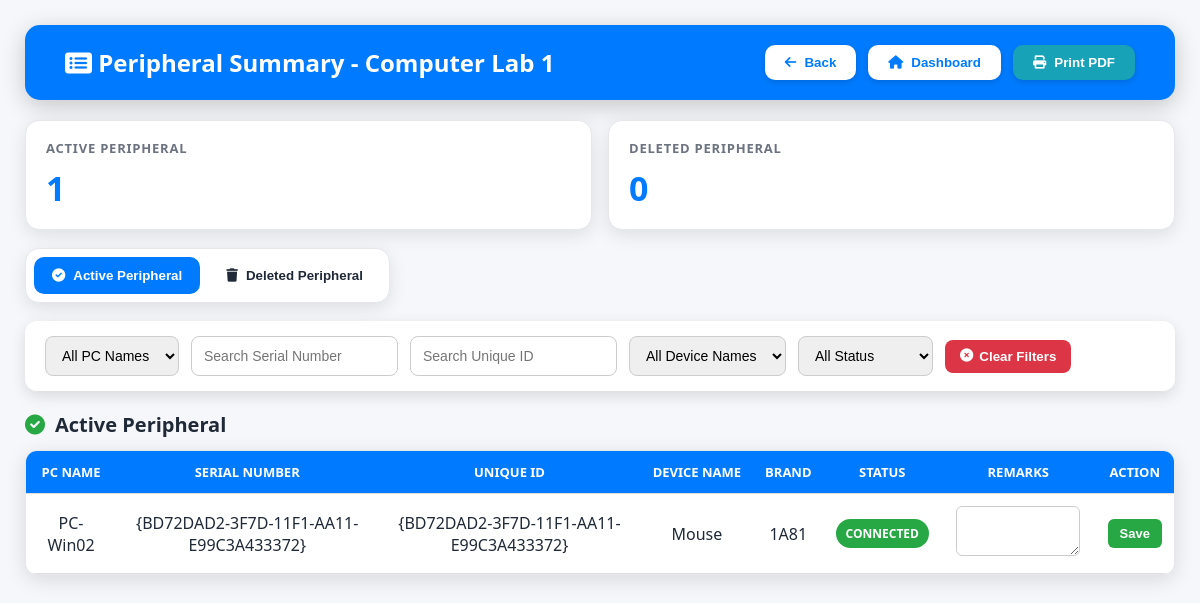
The app's page /comlab/1/inventory/peripheral, older data.
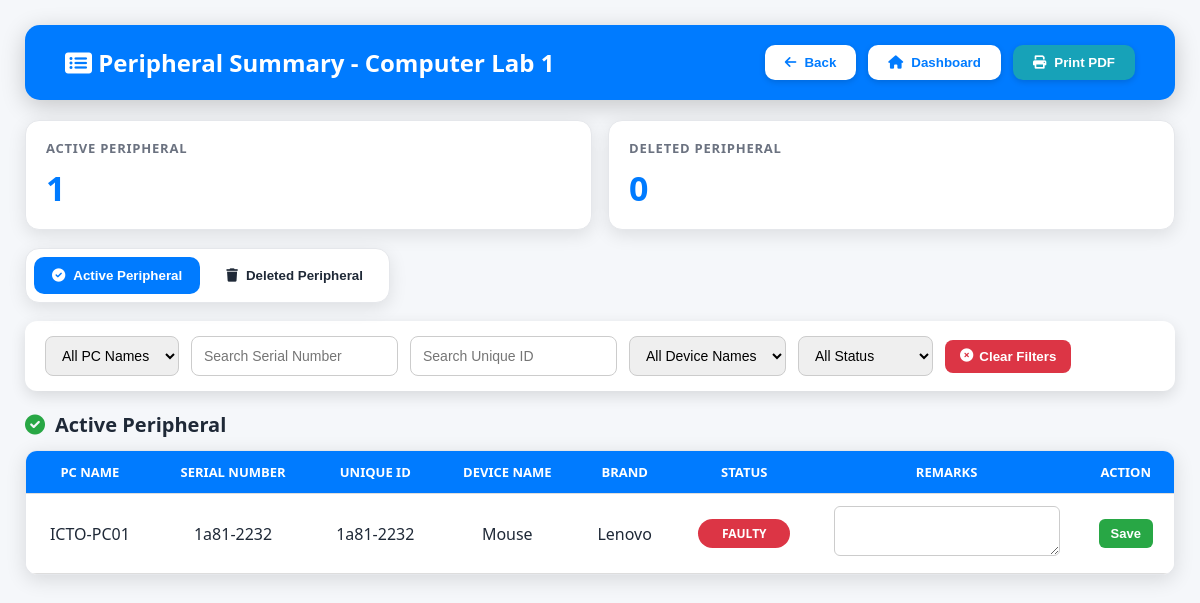
The same page, newer data.
### tables this page shows
CREATE TABLE peripherals(
    id INTEGER PRIMARY KEY AUTOINCREMENT,
    name text NOT NULL, 
    brand text NOT NULL, 
    serial_number text NOT NULL, 
    status text NOT NULL, 
    lab_id text NOT NULL, 
    assigned_pc text NOT NULL, unique_id TEXT, remarks TEXT, action text, disconnected_at TEXT, status_updated_at TEXT);

### app.py (the view)
@app.route("/comlab/<int:comlab_id>/inventory/peripheral")
def peripheral_summary(comlab_id):
    try:
        ensure_peripheral_soft_delete_columns()
        conn = sqlite3.connect(DB_FILE)
        conn.row_factory = sqlite3.Row
        cur = conn.cursor()
        cur.execute("""
            SELECT
                id,
                assigned_pc,
                name,
                brand,
                serial_number,
                unique_id,
                status,
                remarks,
                deleted,
                deleted_at,
                deleted_by
            FROM peripherals
            WHERE CAST(lab_id AS TEXT) = CAST(? AS TEXT)
              AND COALESCE(deleted, 0) = 0
            ORDER BY assigned_pc ASC, name ASC
        """, (str(comlab_id),))
        active_peripherals = [dict(row) for row in cur.fetchall()]
        cur.execute("""
            SELECT
                id,
                assigned_pc,
                name,
                brand,
                serial_number,
                unique_id,
                status,
                remarks,
                deleted,
                deleted_at,
                deleted_by
            FROM peripherals
            WHERE CAST(lab_id AS TEXT) = CAST(? AS TEXT)
              AND COALESCE(deleted, 0) = 1
            ORDER BY datetime(deleted_at) DESC, assigned_pc ASC, name ASC
        """, (str(comlab_id),))
        deleted_peripherals = [dict(row) for row in cur.fetchall()]
        conn.close()
        return render_template(
            "peripheral_summary.html",
            peripherals=active_peripherals,  # fallback for old template
            active_peripherals=active_peripherals,
            deleted_peripherals=deleted_peripherals,
            comlab_id=comlab_id
        )
    except Exception as e:
        return f"DB Error: {e}", 500

### app.py (called while the page is built)
def ensure_peripheral_soft_delete_columns():
    try:
        with sqlite3.connect(DB_FILE) as conn:
            cur = conn.cursor()
            cur.execute("PRAGMA table_info(peripherals)")
            columns = [row[1] for row in cur.fetchall()]
            if "deleted" not in columns:
                cur.execute("ALTER TABLE peripherals ADD COLUMN deleted INTEGER DEFAULT 0")
            if "deleted_at" not in columns:
                cur.execute("ALTER TABLE peripherals ADD COLUMN deleted_at TEXT")
            if "deleted_by" not in columns:
                cur.execute("ALTER TABLE peripherals ADD COLUMN deleted_by TEXT")
            conn.commit()
    except Exception as e:
        print("[DB MIGRATION ERROR - peripheral soft delete]", e)

### templates/peripheral_summary.html (shortened to what this page needs)
<!DOCTYPE html>
<html lang="en">
<head>
<link rel="stylesheet" href="https://cdnjs.cloudflare.com/ajax/libs/font-awesome/6.0.0/css/all.min.css"/>
</head>
<body>
{% set active_list = active_peripherals if active_peripherals is defined else peripherals %}
{% set deleted_list = deleted_peripherals if deleted_peripherals is defined else [] %}
<header>
    <h2><i class="fa fa-list-alt"></i> Peripheral Summary - Computer Lab {{ comlab_id }}</h2>
    <div class="menu-buttons">
        <button onclick="window.location.href='/comlab/{{ comlab_id }}/inventory'">
            <i class="fas fa-arrow-left"></i> Back
        </button>
        <button onclick="window.location.href='/admin'">
            <i class="fas fa-home"></i> Dashboard
        </button>
        <button class="print-btn" onclick="window.print()">
            <i class="fas fa-print"></i> Print PDF
        </button>
    </div>
</header>
<div class="summary-cards">
    <div class="summary-card">
        <h3>Active Peripheral</h3>
        <div class="count">{{ active_list|length }}</div>
    </div>
    <div class="summary-card">
        <h3>Deleted Peripheral</h3>
        <div class="count">{{ deleted_list|length }}</div>
    </div>
</div>
<div class="tab-bar">
    <button id="activeTabBtn" class="tab-btn active" onclick="switchPeripheralTab('active')">
        <i class="fas fa-check-circle"></i> Active Peripheral
    </button>
    <button id="deletedTabBtn" class="tab-btn" onclick="switchPeripheralTab('deleted')">
        <i class="fas fa-trash"></i> Deleted Peripheral
    </button>
</div>
<div class="filters">
    <select id="filter-pc">
        <option value="">All PC Names</option>
    </select>
    <input type="text" id="filter-serial" placeholder="Search Serial Number">
    <input type="text" id="filter-unique" placeholder="Search Unique ID">
    <select id="filter-device">
        <option value="">All Device Names</option>
    </select>
    <select id="filter-status">
        <option value="">All Status</option>
    </select>
    <button class="clear-btn" id="clearFilters">
        <i class="fas fa-times-circle"></i> Clear Filters
    </button>
</div>
<section id="activeSection" class="table-section active">
    <h3 class="table-title">
        <i class="fas fa-check-circle" style="color:var(--success);"></i>
        Active Peripheral
    </h3>
    <div class="table-wrapper">
        <table>
            <thead>
                <tr>
                    <th>PC NAME</th>
                    <th>SERIAL NUMBER</th>
                    <th>UNIQUE ID</th>
                    <th>DEVICE NAME</th>
                    <th>BRAND</th>
                    <th>STATUS</th>
                    <th>REMARKS</th>
                    <th>ACTION</th>
                </tr>
            </thead>
            <tbody id="activePeripheralTable">
                {% for p in active_list %}
                {% set row_id = p.id if p.id is defined else loop.index %}
                {% set status_value = (p.status or 'unknown')|lower %}
                <tr>
                    <td class="pc">{{ p.assigned_pc or '-' }}</td>
                    <td class="serial">{{ p.serial_number or '-' }}</td>
                    <td class="unique">{{ p.unique_id or '-' }}</td>
                    <td class="device">{{ p.name or '-' }}</td>
                    <td>{{ p.brand or '-' }}</td>
                    <td class="status">
                        <span class="badge {{ status_value }}">{{ p.status or 'UNKNOWN' }}</span>
                    </td>
                    <td class="remarks" data-text="{{ p.remarks or '' }}">
                        <textarea id="remarks-active-{{ row_id }}">{{ p.remarks or '' }}</textarea>
                    </td>
                    <td>
                        <button class="save-btn" onclick="saveRemarks('{{ row_id }}', 'active')">
                            Save
                        </button>
                    </td>
                </tr>
                {% else %}
                <tr class="empty-row">
                    <td colspan="8">No active peripherals found.</td>
                </tr>
                {% endfor %}
            </tbody>
        </table>
    </div>
</section>
</body>
</html>

### templates/peripheral_summary.html (style rules this page uses)
:root { --primary:#007bff; --primary-dark:#0056b3; --success:#28a745; --danger:#dc3545; --warning:#ffc107; --info:#17a2b8; --gray:#6c757d; --bg:#f5f7fa; --card:#ffffff; --line:#e5e7eb; --text:#1f2937; --muted:#6b7280; }
* { box-sizing: border-box; }
body { font-family: "Segoe UI", sans-serif; background: var(--bg); margin: 0; padding: 25px; color: var(--text); }
header { background: var(--primary); color: white; padding: 20px 40px; border-radius: 15px; display: flex; justify-content: space-between; align-items: center; margin-bottom: 20px; box-shadow:0 6px 25px rgba(0,0,0,0.20); gap: 14px; flex-wrap: wrap; }
header h2 { margin: 0; font-size: 24px; }
.menu-buttons { display:flex; gap:12px; flex-wrap: wrap; }
.menu-buttons button { background:white; color:var(--primary); border:none; padding:10px 20px; border-radius:10px; cursor:pointer; font-weight:700; transition:0.25s; display:flex; align-items:center; gap:8px; box-shadow:0 2px 6px rgba(0,0,0,0.15); }
.print-btn { background: var(--info) !important; color: white !important; }
.summary-cards { display: grid; grid-template-columns: repeat(auto-fit, minmax(220px, 1fr)); gap: 16px; margin-bottom: 18px; }
.summary-card { background: var(--card); border-radius: 14px; padding: 18px 20px; box-shadow: 0 5px 18px rgba(0,0,0,0.10); border: 1px solid var(--line); }
.summary-card h3 { margin: 0 0 8px; color: var(--muted); font-size: 13px; text-transform: uppercase; letter-spacing: 0.06em; }
.summary-card .count { font-size: 34px; font-weight: 900; color: var(--primary); }
.tab-bar { background: white; border-radius: 14px; padding: 8px; display: inline-flex; gap: 8px; box-shadow: 0 5px 18px rgba(0,0,0,0.10); border: 1px solid var(--line); margin-bottom: 18px; }
.tab-btn { border: none; background: transparent; color: var(--text); padding: 11px 18px; border-radius: 10px; cursor: pointer; font-weight: 800; display: flex; align-items: center; gap: 8px; }
.tab-btn.active { background: var(--primary); color: white; }
.filters { background: white; padding: 15px 20px; border-radius: 12px; box-shadow:0 5px 15px rgba(0,0,0,0.12); margin-bottom: 20px; display: flex; flex-wrap: wrap; gap: 12px; align-items: center; }
.filters input, .filters select { padding: 9px 12px; border-radius: 8px; border: 1px solid #ccc; font-size: 14px; min-height: 40px; }
.clear-btn { background: var(--danger); color: white; border: none; padding: 9px 15px; border-radius: 8px; cursor: pointer; font-weight: 700; display: flex; align-items:center; gap:6px; }
.table-section { display: none; }
.table-section.active { display: block; }
.table-title { margin: 0 0 12px; font-size: 20px; font-weight: 900; display: flex; align-items: center; gap: 10px; }
.table-wrapper { width: 100%; overflow-x: auto; border-radius: 12px; box-shadow:0 5px 20px rgba(0,0,0,0.12); border: 1px solid var(--line); background: white; }
table { width: 100%; min-width: 1100px; background: white; border-collapse: collapse; overflow: hidden; }
th, td { padding: 12px; text-align: center; border-bottom: 1px solid #ddd; vertical-align: middle; }
th { background: var(--primary); color: white; font-weight: 700; font-size: 13px; white-space: nowrap; }
textarea { width: 95%; min-height: 40px; resize: vertical; padding: 6px; border-radius: 6px; border: 1px solid #ccc; font-family: inherit; }
.save-btn { background: var(--success); color: white; border: none; padding: 7px 12px; border-radius: 6px; cursor: pointer; font-size: 13px; font-weight: 700; }
.badge { padding: 6px 10px; border-radius: 999px; font-weight: 800; color: white; font-size: 12px; text-transform: uppercase; display: inline-flex; align-items: center; justify-content: center; min-width: 92px; }
.faulty { background: var(--danger); }

Row changes from the older to the newer data that the page shows:
removed peripherals: assigned_pc "PC-Win02", serial_number "{BD72DAD2-3F7D-11F1-AA11-E99C3A433372}", unique "{BD72DAD2-3F7D-11F1-AA11-E99C3A433372}", name "Mouse", brand "1A81", status "CONNECTED"
added peripherals: assigned_pc "ICTO-PC01", serial_number "1a81-2232", unique "1a81-2232", name "Mouse", brand "Lenovo", status "FAULTY"
